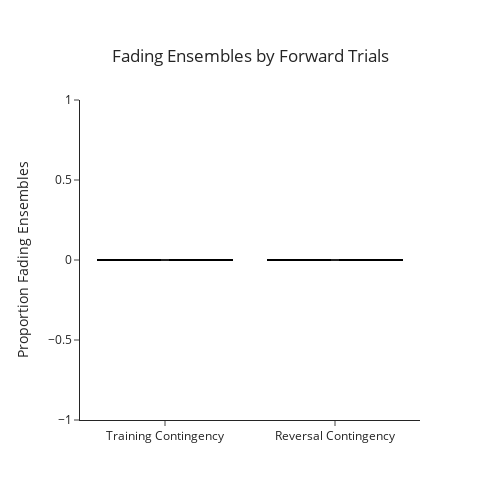

Notebook cell for this chart:
### Code cell
## Get proportion fading ensembles for last day, since some mice went back to Training reward port contingencies
training_group = []
reversal_group = []
mice_training = ['mc06', 'mc09']
mice_reversal = ['mc03', 'mc07']
for mouse in mice_training:
    training_group.append(mouse_trends[mouse]['Training_Reversal']['prop_decreasing'])
for mouse in mice_reversal:
    reversal_group.append(mouse_trends[mouse]['Training_Reversal']['prop_decreasing'])
## Create dataframe
df = pd.DataFrame({'Training_Contingency': training_group, 'Reversal_Contingency': reversal_group})
avgs = [df.Training_Contingency.mean(), df.Reversal_Contingency.mean()]
sem = [df.Training_Contingency.sem(), df.Reversal_Contingency.sem()]
## Plot figure
x = ['Training Contingency', 'Reversal Contingency']
fig = go.Figure(data = go.Bar(x = x, y = avgs, error_y = dict(type = 'data', array = sem)))
fig.update_layout(template = 'simple_white', width = 500, height = 500)
fig.update_layout(
    title={
        'text': 'Fading Ensembles by Forward Trials',
        'y':0.9,
        'x':0.5,
        'xanchor': 'center',
        'yanchor': 'top'})
fig.update_yaxes(title = 'Proportion Fading Ensembles')
fig.update_traces(marker_color = 'red', marker_line_color = 'black', marker_line_width = 2)
fig.show()
fig.write_image(pjoin(figure_path, 'proportion_fading_last_day_trials.png'))

### Figure 1 — Plotly figure (JSON) as saved in the notebook; plotly's stock layout.template omitted (floating-point values rounded to 4 significant figures)
{"data": [{"error_y": {"array": [0, 0], "type": "data"}, "marker": {"color": "red", "line": {"color": "black", "width": 2}}, "type": "bar", "x": ["Training Contingency", "Reversal Contingency"], "y": [0, 0]}], "layout": {"height": 500, "title": {"text": "Fading Ensembles by Forward Trials", "x": 0.5, "xanchor": "center", "y": 0.9, "yanchor": "top"}, "width": 500, "yaxis": {"title": {"text": "Proportion Fading Ensembles"}}}}
